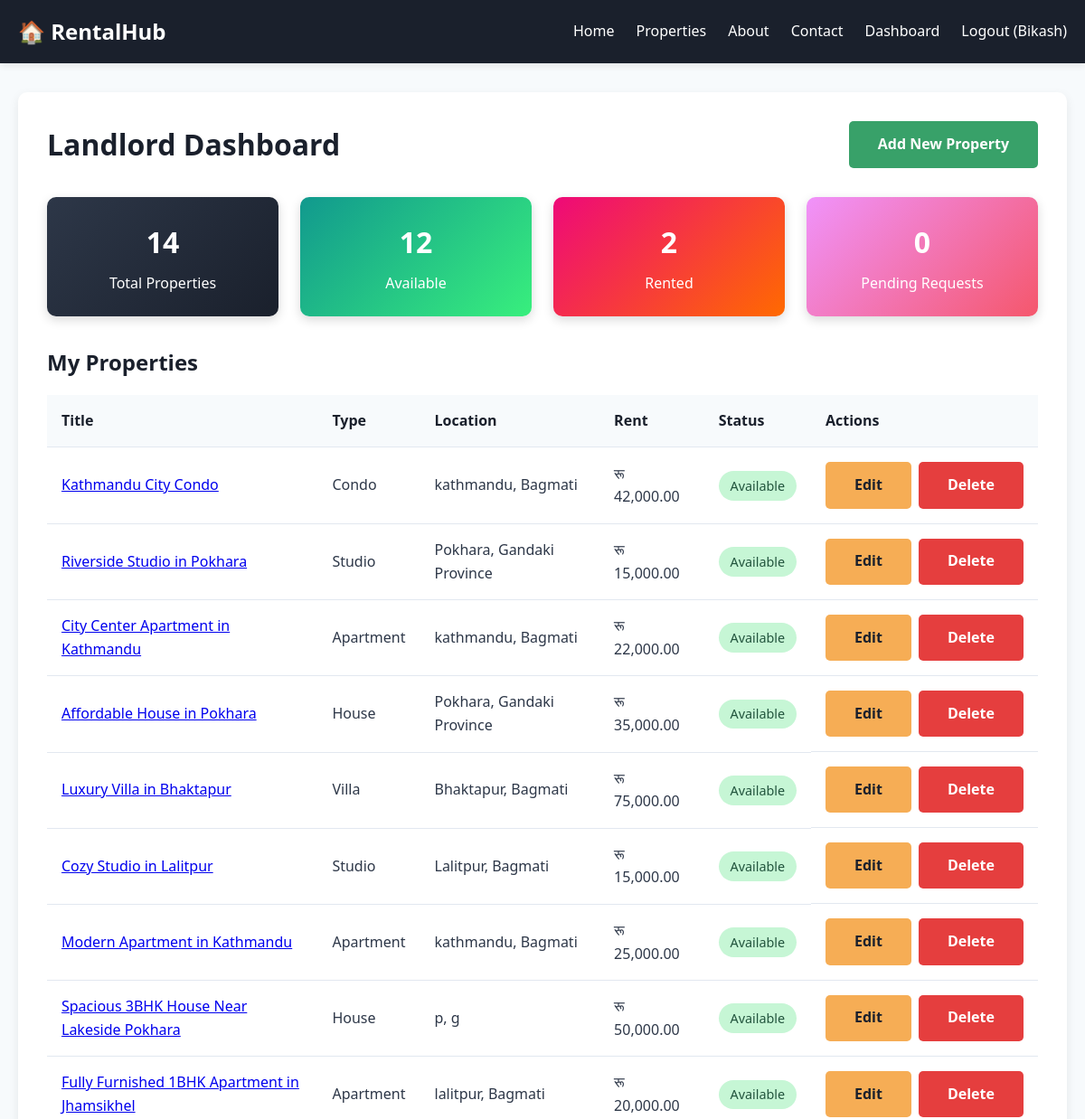
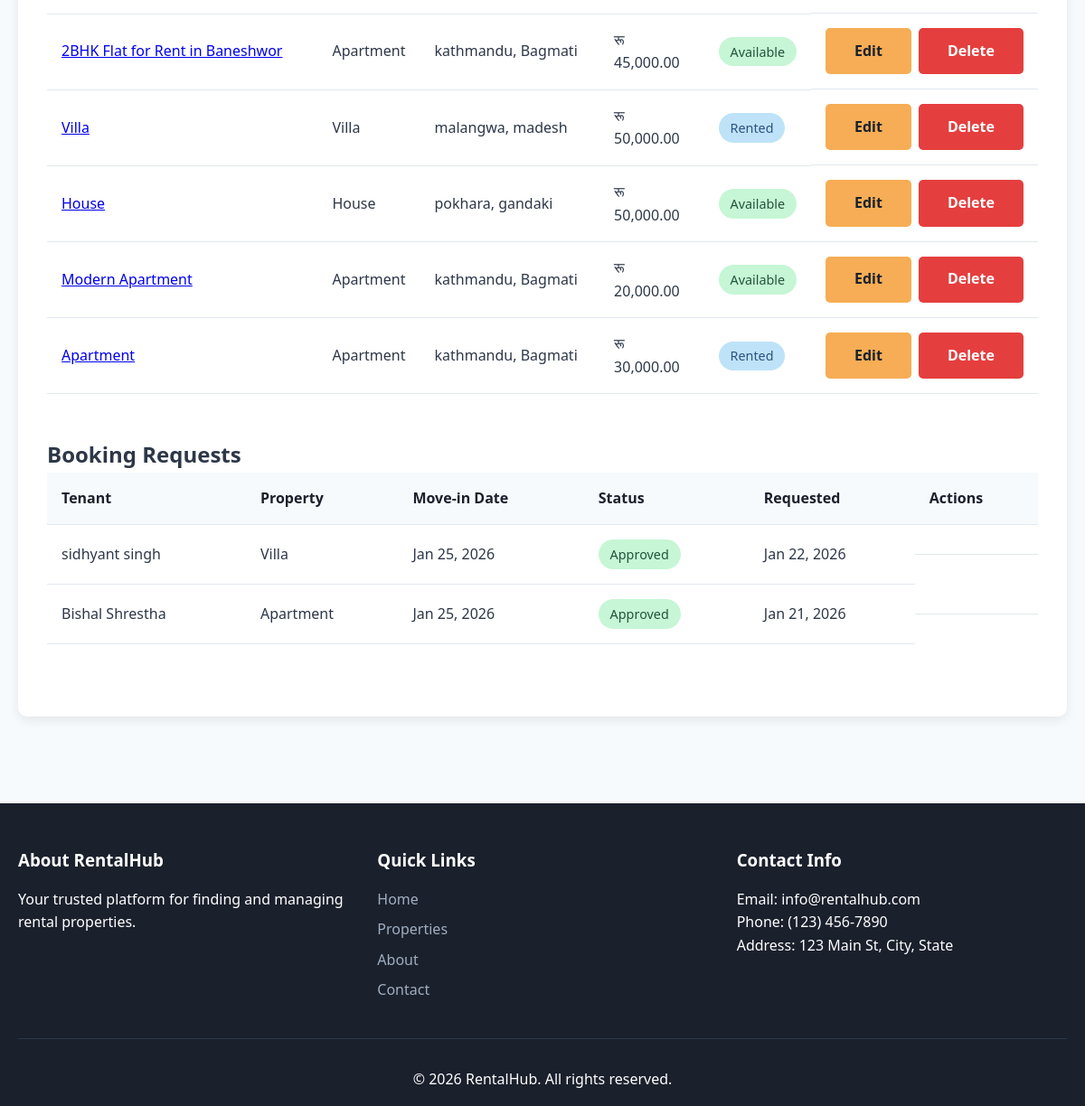
Screenshot of /landlord/dashboard/ (signed in) with the database file from the repository (2 pictures, top to bottom).
### rental/models.py (models this page shows, shortened)
class User(AbstractUser):
    USER_TYPE_CHOICES = (
        ('tenant', 'Tenant'),
        ('landlord', 'Landlord'),
        ('admin', 'Admin'),
    )
    user_type = models.CharField(max_length=10, choices=USER_TYPE_CHOICES, default='tenant')
    phone = models.CharField(max_length=15, blank=True, null=True)
    address = models.TextField(blank=True, null=True)
    profile_picture = models.ImageField(upload_to='profiles/', blank=True, null=True)
    is_approved = models.BooleanField(default=True)
    created_at = models.DateTimeField(auto_now_add=True)

class Property(models.Model):
    PROPERTY_TYPE_CHOICES = (
        ('apartment', 'Apartment'),
        ('house', 'House'),
        ('studio', 'Studio'),
        ('condo', 'Condo'),
        ('villa', 'Villa'),
    )
    STATUS_CHOICES = (
        ('available', 'Available'),
        ('rented', 'Rented'),
        ('maintenance', 'Under Maintenance'),
    )
    landlord = models.ForeignKey(User, on_delete=models.CASCADE, related_name='properties')
    title = models.CharField(max_length=200)
    description = models.TextField()
    property_type = models.CharField(max_length=20, choices=PROPERTY_TYPE_CHOICES)
    address = models.CharField(max_length=300)
    city = models.CharField(max_length=100)
    state = models.CharField(max_length=100)
    zip_code = models.CharField(max_length=10)
    bedrooms = models.IntegerField(validators=[MinValueValidator(0)])
    bathrooms = models.IntegerField(validators=[MinValueValidator(0)])
    area_sqft = models.IntegerField(validators=[MinValueValidator(0)])
    rent_amount = models.DecimalField(max_digits=10, decimal_places=2)
    security_deposit = models.DecimalField(max_digits=10, decimal_places=2)
    amenities = models.TextField(help_text="Comma-separated amenities")
    status = models.CharField(max_length=20, choices=STATUS_CHOICES, default='available')
    image = models.ImageField(upload_to='properties/', blank=True, null=True)
    is_featured = models.BooleanField(default=False)
    created_at = models.DateTimeField(auto_now_add=True)
    updated_at = models.DateTimeField(auto_now=True)
    class Meta:
        verbose_name_plural = "Properties"
        ordering = ['-created_at']

class BookingRequest(models.Model):
    STATUS_CHOICES = (
        ('pending', 'Pending'),
        ('approved', 'Approved'),
        ('rejected', 'Rejected'),
        ('cancelled', 'Cancelled'),
    )
    tenant = models.ForeignKey(User, on_delete=models.CASCADE, related_name='booking_requests')
    property = models.ForeignKey(Property, on_delete=models.CASCADE, related_name='bookings')
    move_in_date = models.DateField()
    move_out_date = models.DateField(blank=True, null=True)
    message = models.TextField(blank=True)
    status = models.CharField(max_length=20, choices=STATUS_CHOICES, default='pending')
    created_at = models.DateTimeField(auto_now_add=True)
    updated_at = models.DateTimeField(auto_now=True)

### rental/views.py (the view)
# urls.py: path('landlord/dashboard/', views.landlord_dashboard, name='landlord_dashboard'),
@login_required
def landlord_dashboard(request):
    if request.user.user_type != 'landlord':
        messages.error(request, 'Access denied.')
        return redirect('home')
    properties = Property.objects.filter(landlord=request.user).order_by('-created_at')
    booking_requests = BookingRequest.objects.filter(property__landlord=request.user).order_by('-created_at')
    maintenance_requests = MaintenanceRequest.objects.filter(property__landlord=request.user).order_by('-created_at')
    total_properties = properties.count()
    available_properties = properties.filter(status='available').count()
    rented_properties = properties.filter(status='rented').count()
    pending_requests = booking_requests.filter(status='pending').count()
    approved_bookings = booking_requests.filter(status='approved')
    payments = Payment.objects.filter(booking__in=approved_bookings, status='completed')
    total_revenue = payments.aggregate(Sum('amount'))['amount__sum'] or 0
    context = {
        'properties': properties,
        'booking_requests': booking_requests,
        'maintenance_requests': maintenance_requests,
        'total_properties': total_properties,
        'available_properties': available_properties,
        'rented_properties': rented_properties,
        'pending_requests': pending_requests,
        'total_revenue': total_revenue,
    }
    return render(request, 'landlord_dashboard.html', context)

### rental/templatetags/rental_filters.py (called while the page is built)
@register.filter
def npr_currency(value):
    try:
        amount = float(value)
        return f"रू {amount:,.2f}"
    except (ValueError, TypeError):
        return f"रू {value}"

### rental/templates/landlord_dashboard.html (shortened to what this page needs)
{% extends 'base.html' %}
{% load rental_filters %}
{% block content %}
<div class="container">
    <div class="dashboard">
        <div class="dashboard-header">
            <h1 class="dashboard-title">Landlord Dashboard</h1>
            <a href="{% url 'add_property' %}" class="btn btn-green">Add New Property</a>
        </div>
        <div class="dashboard-stats">
            <div class="dashboard-stat">
                <h3>{{ total_properties }}</h3>
                <p>Total Properties</p>
            </div>
            <div class="dashboard-stat" style="background: linear-gradient(135deg, #11998e 0%, #38ef7d 100%);">
                <h3>{{ available_properties }}</h3>
                <p>Available</p>
            </div>
            <div class="dashboard-stat" style="background: linear-gradient(135deg, #ee0979 0%, #ff6a00 100%);">
                <h3>{{ rented_properties }}</h3>
                <p>Rented</p>
            </div>
            <div class="dashboard-stat" style="background: linear-gradient(135deg, #f093fb 0%, #f5576c 100%);">
                <h3>{{ pending_requests }}</h3>
                <p>Pending Requests</p>
            </div>
        </div>
        <div class="dashboard-section">
            <div class="section-header">
                <h2>My Properties</h2>
            </div>
            {% if properties %}
                <table class="table">
                    <thead>
                        <tr>
                            <th>Title</th>
                            <th>Type</th>
                            <th>Location</th>
                            <th>Rent</th>
                            <th>Status</th>
                            <th>Actions</th>
                        </tr>
                    </thead>
                    <tbody>
                        {% for property in properties %}
                            <tr>
                                <td>
                                    <a href="{% url 'property_detail' property.id %}">{{ property.title }}</a>
                                </td>
                                <td>{{ property.get_property_type_display }}</td>
                                <td>{{ property.city }}, {{ property.state }}</td>
                                <td>{{ property.rent_amount|npr_currency }}</td>
                                <td>
                                    {% if property.status == 'available' %}
                                        <span class="badge badge-success">Available</span>
                                    {% elif property.status == 'rented' %}
                                        <span class="badge badge-info">Rented</span>
                                    {% else %}
                                        <span class="badge badge-warning">{{ property.get_status_display }}</span>
                                    {% endif %}
                                </td>
                                <td class="table-actions">
                                    <a href="{% url 'edit_property' property.id %}" class="btn btn-blue">Edit</a>
                                    <a href="{% url 'delete_property' property.id %}" class="btn btn-red" onclick="return confirm('Are you sure you want to delete this property?')">Delete</a>
                                </td>
                            </tr>
                        {% endfor %}
                    </tbody>
                </table>
            {% else %}
                <p>You haven't added any properties yet. <a href="{% url 'add_property' %}">Add your first property</a>!</p>
            {% endif %}
        </div>
        <div class="dashboard-section">
            <h2>Booking Requests</h2>
            {% if booking_requests %}
                <table class="table">
                    <thead>
                        <tr>
                            <th>Tenant</th>
                            <th>Property</th>
                            <th>Move-in Date</th>
                            <th>Status</th>
                            <th>Requested</th>
                            <th>Actions</th>
                        </tr>
                    </thead>
                    <tbody>
                        {% for booking in booking_requests %}
                            <tr>
                                <td>{{ booking.tenant.get_full_name|default:booking.tenant.username }}</td>
                                <td>{{ booking.property.title }}</td>
                                <td>{{ booking.move_in_date|date:"M d, Y" }}</td>
                                <td>
                                    {% if booking.status == 'approved' %}
                                        <span class="badge badge-success">Approved</span>
                                    {% elif booking.status == 'pending' %}
                                        <span class="badge badge-warning">Pending</span>
                                    {% elif booking.status == 'rejected' %}
                                        <span class="badge badge-danger">Rejected</span>
                                    {% else %}
                                        <span class="badge badge-secondary">{{ booking.get_status_display }}</span>
                                    {% endif %}
                                </td>
                                <td>{{ booking.created_at|date:"M d, Y" }}</td>
                                <td class="table-actions">
                                </td>
                            </tr>
                        {% endfor %}
                    </tbody>
                </table>
            {% else %}
                <p>No booking requests yet.</p>
            {% endif %}
        </div>
    </div>
</div>
{% endblock %}

### rental/templates/base.html (shortened to what this page needs)
{% load static %}
<!DOCTYPE html>
<html lang="en">
<head>
    <link rel="stylesheet" href="{% static 'css/style.css' %}">
</head>
<body>
    <nav class="navbar">
        <div class="container">
            <div class="nav-brand">
                <a href="{% url 'home' %}">🏠 RentalHub</a>
            </div>
            <ul class="nav-menu">
                <li><a href="{% url 'home' %}">Home</a></li>
                <li><a href="{% url 'properties' %}">Properties</a></li>
                <li><a href="{% url 'about' %}">About</a></li>
                <li><a href="{% url 'contact' %}">Contact</a></li>
                {% if user.is_authenticated %}
                    {% if user.user_type == 'tenant' %}
                        <li><a href="{% url 'tenant_dashboard' %}">Dashboard</a></li>
                    {% elif user.user_type == 'landlord' %}
                        <li><a href="{% url 'landlord_dashboard' %}">Dashboard</a></li>
                    {% elif user.user_type == 'admin' or user.is_staff %}
                        <li><a href="{% url 'admin_dashboard' %}">Admin</a></li>
                    {% endif %}
                    <li><a href="{% url 'logout' %}">Logout ({{ user.username }})</a></li>
                {% else %}
                    <li><a href="{% url 'login' %}">Login</a></li>
                    <li><a href="{% url 'register' %}" class="btn-primary">Register</a></li>
                {% endif %}
            </ul>
        </div>
    </nav>
    <main>
        {% block content %}
        {% endblock %}
    </main>
    <footer class="footer">
        <div class="container">
            <div class="footer-content">
                <div class="footer-section">
                    <h3>About RentalHub</h3>
                    <p>Your trusted platform for finding and managing rental properties.</p>
                </div>
                <div class="footer-section">
                    <h3>Quick Links</h3>
                    <ul>
                        <li><a href="{% url 'home' %}">Home</a></li>
                        <li><a href="{% url 'properties' %}">Properties</a></li>
                        <li><a href="{% url 'about' %}">About</a></li>
                        <li><a href="{% url 'contact' %}">Contact</a></li>
                    </ul>
                </div>
                <div class="footer-section">
                    <h3>Contact Info</h3>
                    <p>Email: info@rentalhub.com</p>
                    <p>Phone: (123) 456-7890</p>
                    <p>Address: 123 Main St, City, State</p>
                </div>
            </div>
            <div class="footer-bottom">
                <p>&copy; 2026 RentalHub. All rights reserved.</p>
            </div>
        </div>
    </footer>
</body>
</html>

### rental/static/css/style.css (style rules this page uses)
* { margin: 0; padding: 0; box-sizing: border-box; }
body { font-family: 'Segoe UI', Tahoma, Geneva, Verdana, sans-serif; line-height: 1.6; color: #2d3748; background-color: #f7fafc; }
.container { max-width: 1200px; margin: 0 auto; padding: 0 20px; }
.navbar { background-color: #1a202c; color: white; padding: 1rem 0; box-shadow: 0 2px 8px rgba(0,0,0,0.1); }
.navbar .container { display: flex; justify-content: space-between; align-items: center; }
.nav-brand a { color: white; text-decoration: none; font-size: 1.5rem; font-weight: bold; }
.nav-menu { display: flex; list-style: none; gap: 1.5rem; }
.nav-menu a { color: white; text-decoration: none; transition: color 0.3s; }
main { min-height: calc(100vh - 200px); padding: 2rem 0; }
.btn { padding: 0.8rem 2rem; border: none; border-radius: 5px; cursor: pointer; text-decoration: none; display: inline-block; transition: all 0.3s; font-weight: 600; }
.btn-blue { background-color: #f6ad55; color: #1a202c; }
.btn-green { background-color: #38a169; color: white; }
.btn-red { background-color: #e53e3e; color: white; }
.dashboard { background-color: white; padding: 2rem; border-radius: 10px; box-shadow: 0 4px 12px rgba(0,0,0,0.08); }
.dashboard-header { display: flex; justify-content: space-between; align-items: center; margin-bottom: 2rem; flex-wrap: wrap; gap: 1rem; }
.dashboard-title { color: #1a202c; }
.dashboard-stats { display: grid; grid-template-columns: repeat(auto-fit, minmax(200px, 1fr)); gap: 1.5rem; margin-bottom: 2rem; }
.dashboard-stat { background: linear-gradient(135deg, #2d3748 0%, #1a202c 100%); color: white; padding: 1.5rem; border-radius: 10px; text-align: center; box-shadow: 0 4px 12px rgba(0, 0, 0, 0.15); }
.dashboard-stat h3 { font-size: 2rem; margin-bottom: 0.5rem; }
.dashboard-section { margin-bottom: 3rem; }
.section-header { display: flex; justify-content: space-between; align-items: center; margin-bottom: 1rem; }
.section-header h2 { color: #1a202c; }
.table { width: 100%; border-collapse: collapse; background-color: white; }
.table th, .table td { padding: 1rem; text-align: left; border-bottom: 1px solid #e2e8f0; }
.table th { background-color: #f7fafc; font-weight: 600; color: #1a202c; }
.table-actions { display: flex; gap: 0.5rem; }
.badge { display: inline-block; padding: 0.3rem 0.8rem; border-radius: 20px; font-size: 0.9rem; font-weight: 500; }
.badge-success { background-color: #c6f6d5; color: #22543d; }
.badge-info { background-color: #bee3f8; color: #2c5282; }
.footer { background-color: #1a202c; color: white; padding: 3rem 0 1rem; margin-top: 4rem; }
.footer-content { display: grid; grid-template-columns: repeat(auto-fit, minmax(250px, 1fr)); gap: 2rem; margin-bottom: 2rem; }
.footer-section h3 { margin-bottom: 1rem; }
.footer-section ul { list-style: none; }
.footer-section ul li { margin-bottom: 0.5rem; }
.footer-section a { color: #a0aec0; text-decoration: none; transition: color 0.3s; }
.footer-bottom { text-align: center; padding-top: 2rem; border-top: 1px solid #2d3748; }

### rows the page displays
User: username "Bikash"
Property: title "Kathmandu City Condo", property_type "Condo", city "kathmandu", state "Bagmati", rent_amount|npr_currency "रू 42,000.00", status "Available"
Property: title "Riverside Studio in Pokhara", property_type "Studio", city "Pokhara", state "Gandaki Province", rent_amount|npr_currency "रू 15,000.00", status "Available"
Property: title "City Center Apartment in Kathmandu", property_type "Apartment", city "kathmandu", state "Bagmati", rent_amount|npr_currency "रू 22,000.00", status "Available"
Property: title "Affordable House in Pokhara", property_type "House", city "Pokhara", state "Gandaki Province", rent_amount|npr_currency "रू 35,000.00", status "Available"
Property: title "Luxury Villa in Bhaktapur", property_type "Villa", city "Bhaktapur", state "Bagmati", rent_amount|npr_currency "रू 75,000.00", status "Available"
Property: title "Cozy Studio in Lalitpur", property_type "Studio", city "Lalitpur", state "Bagmati", rent_amount|npr_currency "रू 15,000.00", status "Available"
Property: title "Modern Apartment in Kathmandu", property_type "Apartment", city "kathmandu", state "Bagmati", rent_amount|npr_currency "रू 25,000.00", status "Available"
Property: title "Spacious 3BHK House Near Lakeside Pokhara", property_type "House", city "p", state "g", rent_amount|npr_currency "रू 50,000.00", status "Available"
Property: title "Fully Furnished 1BHK Apartment in Jhamsikhel", property_type "Apartment", city "lalitpur", state "Bagmati", rent_amount|npr_currency "रू 20,000.00", status "Available"
Property: title "2BHK Flat for Rent in Baneshwor", property_type "Apartment", city "kathmandu", state "Bagmati", rent_amount|npr_currency "रू 45,000.00", status "Available"
Property: title "Villa", property_type "Villa", city "malangwa", state "madesh", rent_amount|npr_currency "रू 50,000.00", status "Rented"
Property: title "House", property_type "House", city "pokhara", state "gandaki", rent_amount|npr_currency "रू 50,000.00", status "Available"
Property: title "Modern Apartment", property_type "Apartment", city "kathmandu", state "Bagmati", rent_amount|npr_currency "रू 20,000.00", status "Available"
Property: title "Apartment", property_type "Apartment", city "kathmandu", state "Bagmati", rent_amount|npr_currency "रू 30,000.00", status "Rented"
BookingRequest: tenant.get_full_name "sidhyant singh", property "Villa", move_in_date "Jan 25, 2026", status "Approved", created_at "Jan 22, 2026"
BookingRequest: tenant.get_full_name "Bishal Shrestha", property "Apartment", move_in_date "Jan 25, 2026", status "Approved", created_at "Jan 21, 2026"

### other values shown
{{ total_properties }} "14"
{{ available_properties }} "12"
{{ rented_properties }} "2"
{{ pending_requests }} "0"
